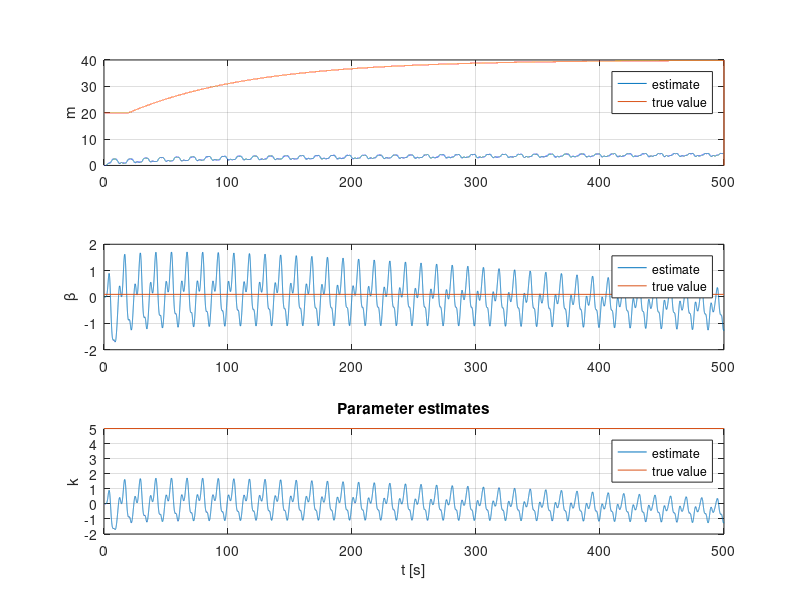

Here is the MATLAB script that generated this plot:
close all;
clear;
%% Insert true system
m = 20;
beta = 0.1;
k = 5;
A                       = [0 1;-k/m -beta/m];               
B                       = [0; 1/m];
%% Define filters
lambda_1                = .5; 
lambda_0                = .5;
DEN                     = [1 lambda_1 lambda_0];
[  ~,  ~,C_f_1,D_f_1]   = tf2ss([0 0 1],DEN);     
[  ~,  ~,C_f_2,D_f_2]   = tf2ss([0 1 0],DEN);                            
[A_f,B_f,C_f_3,D_f_3]   = tf2ss([1 0 0],DEN);                     
% A_f and B_f is only needed once as it is the same all over. Hence tildes

%% Adaptive gain
gamma   = [ 10 0 0;
            0 10 0;
            0 0 10];
 
%% Simulation MATLAB
h       = 0.01;  % sample time (s)
N       = 50000; % number of samples

t       = 0:h:h*(N-1);

% Define input as a function of t
u       = sin(t);                              

% Memory allocation
x       = zeros(2, N);
x_z     = zeros(2, 1);
x_phi   = zeros(2, 1);
theta   = zeros(3, N);
U       = zeros(N-1,1);
m_data  = zeros(1,N);

% Initial estimates
theta(:,1) = [0;0;0];            

% Main loop. Simulate using forward Euler (x[k+1] = x[k] + h*x_dot)
for n = 1:N-1
 
    % Simulate true system
    if t(n) > 20
        m = 20*(2 - exp(-0.01*(t(n)-20)));    % Comment in for e)
        m_data(:,n) = m;
    else
        m = 20;
        m_data(:,n) = m;
    end

    x_dot           = A*x(:, n) + B*u(n);
    x(:, n+1)       = x(:, n) + h*x_dot;
    y               = x(1, n);
    
    % Generate z and phi by filtering known signals
    x_z_n           = x_z + (A_f*x_z + B_f*u(n))*h;        % u is unfiltered 'z'
    z               = C_f_1*x_z;                           %  1/Lambda * u
    
    x_phi_n         = x_phi + (A_f*x_phi + B_f*y)*h;
                    %      s^2/Lambda * y           s/Lambda * y               1/Lambda * y
    phi             = [(C_f_3*x_phi + D_f_3*y); (C_f_2*x_phi + D_f_2*y); (C_f_1*x_phi + D_f_1*y)];
    
    % Calculate estimation error
    epsilon         = z - theta(:,n)'*phi;                    % <-- Fill in blanks
    
    % Update law
    theta_dot       = gamma*epsilon*phi;                    % <-- Fill in blanks
    theta(:, n+1)   = theta(:, n) + theta_dot*h;
    
    % Set values for next iteration
    x_phi           = x_phi_n;
    x_z             = x_z_n;
end

% Plots
figure
subplot(3,1,1)
plot(t, theta(1,:)); hold on
plot(t, m_data); hold off
ylabel('m')
legend('estimate','true value')
grid
subplot(3,1,2)
plot(t, theta(2,:)); hold on
plot([t(1), t(end)],[beta, beta]); hold off
ylabel('\beta')
legend('estimate','true value')
grid
subplot(3,1,3)
plot(t, theta(3,:)); hold on
plot([t(1), t(end)],[k, k]); hold off
ylabel('k')
grid
legend('estimate','true value')
title('Parameter estimates')
xlabel('t [s]')